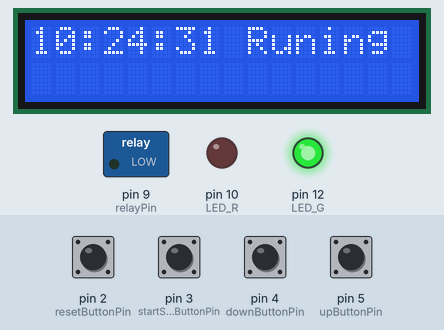
Simulated run of this sketch. Board: Arduino Uno, built with avr-gcc and run on an emulated ATmega328P. On the bench: 16×2 character LCD, switched loads named in the sketch (green lamp = pin HIGH), output pins drawn as LEDs (lit = HIGH). The inputs (shaded band) are chosen by the test bench; at power-on: pin 2 (resetButtonPin), pin 3 (startStopButtonPin), pin 4 (downButtonPin), pin 5 (upButtonPin) HIGH. The local clock reads 2024-03-15 10:24:30 at power-on unless the sketch sets it; what the sketch prints to the serial monitor is not drawn.

Above: at 1.2 s.
1.3 s: pin 2 (resetButtonPin) pulled LOW for 0.15 s
At 2.6 s:
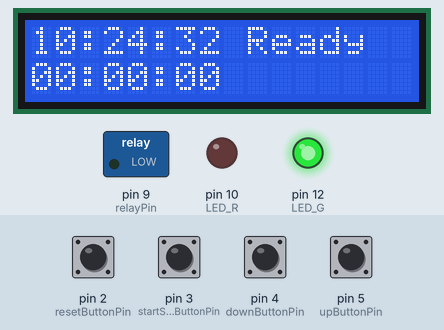
4.4 s: pin 2 (resetButtonPin) pulled LOW for 1 s
At 8.3 s:
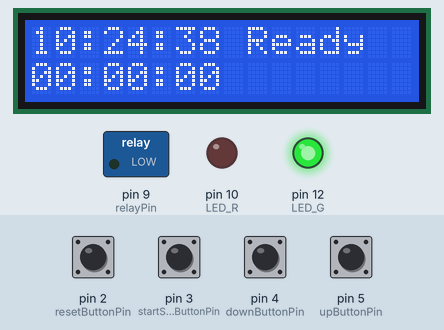
8.4 s: pin 3 (startStopButtonPin) pulled LOW for 1 s
At 10.8 s:
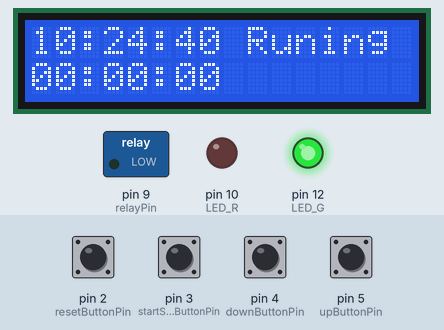
11.5 s: pin 3 (startStopButtonPin) pulled LOW for 1 s
At 13.8 s:
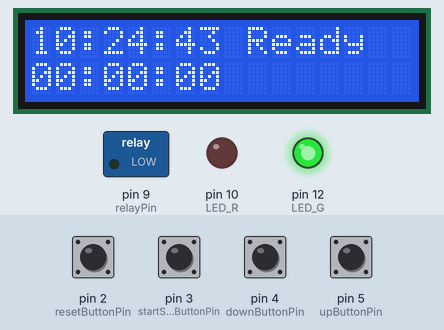
14.5 s: pin 3 (startStopButtonPin) pulsed LOW 5 times (0.12 s each, 0.3 s apart)
At 16.4 s:
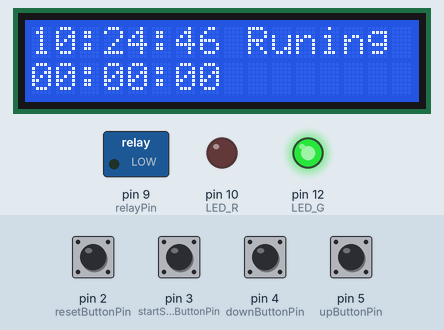
17.5 s: pin 3 (startStopButtonPin) pulsed LOW 5 times (0.12 s each, 0.3 s apart)
At 22.8 s:
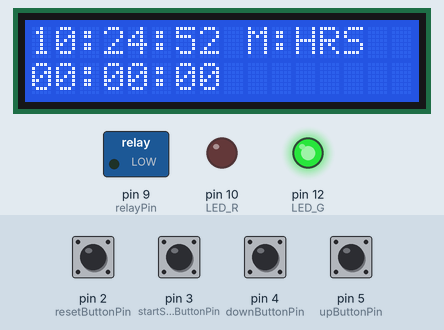
Timing chart, 0 to 23.0 s (numbered marks = the images above; inputs shaded):
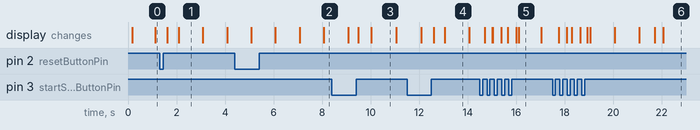

Measured:
- after the input at 1.3 s, the display: first changes after 0.33 s (image 1 shows a later state)
- after the input at 8.4 s, the display: first differs from a run without the input after 1.1 s (image 3 shows a later state)
- after the input at 11.5 s, the display: first differs from a run without the input after 1.1 s (image 4 shows a later state)
- after the input at 14.5 s, the display: first changes after 0.21 s (image 5 shows a later state)
- after the input at 17.5 s, the display: first changes after 0.26 s (image 6 shows a later state)
- what the display in image 1 shows lasts 1.0 s, from 2.1 s to 3.1 s
- what the display in image 5 shows lasts 0.9 s, from 16.1 s to 17.0 s

The sketch:

8_1_Timed_alarm_clock.ino
```cpp
/*****************************************************

 * This code applies to Cokoino Arduino Timer Alarm & Watering Kit
 * Through this link you can download the source code:
 * https://github.com/Cokoino/CKK0021
 * Company web site:
 * http://www.cokoino.com/

*****************************************************/
#include <LiquidCrystal_I2C.h>//Import I2C Library
LiquidCrystal_I2C lcd(0x27,16,2); // set the LCD address to 0x27 for a 16 chars and 2 line display
#include <DS1302.h>//Import DS1302 Library

//Connect DS1302 to Arduino UNO
const int RST   = 8;  // Chip Enable
const int DAT   = 6;  // Input/Output
const int CLK = 7;  // Serial Clock
DS1302 rtc(RST, DAT, CLK);

String dayAsString(const Time::Day day) {
  switch (day) {
    case Time::kSunday: return "Sunday";
    case Time::kMonday: return "Monday";
    case Time::kTuesday: return "Tuesday";
    case Time::kWednesday: return "Wednesday";
    case Time::kThursday: return "Thursday";
    case Time::kFriday: return "Friday";
    case Time::kSaturday: return "Saturday";
  }
  return "(unknown day)";
 }

// // Connect the module toArduino UNO
const int resetButtonPin = 2;
const int startStopButtonPin = 3;
const int downButtonPin = 4;
const int upButtonPin = 5;
const int relayPin = 9;
const int LED_R = 10;
const int buzzerpin = 11;
const int LED_G = 12;

// Introduce variables
int setMode = 0; //0:set hours, 1:set minutes，2：set seconds
int setupHours = 0;
int setupMinutes = 0;
int setupSeconds = 0;
int currentHours = 0;
int currentMinutes = 0;
int currentSeconds = 0;
bool flag = false;

int resetButtonState = LOW;
long resetButtonLongPressCounter = 0;
int startStopButtonState = LOW;
int upButtonState = LOW;
int downButtonState = LOW;
int resetButtonPrevState = LOW;
int startStopButtonPrevState = LOW;
int upButtonPrevState = LOW;
int downButtonPrevState = LOW;
bool resetButtonPressed = false;
bool resetButtonLongPressed = false;
bool startStopButtonPressed = false;
bool upButtonPressed = false;
bool downButtonPressed = false;

const int MODE_IDLE = 0;
const int MODE_SETUP = 1;
const int MODE_RUNNING = 2;
const int MODE_BUZZING = 3;

int currentMode = MODE_IDLE;    // 0=idle 1=setup 2=running 3=buzzing
                                // Power up --> idle
                                // Reset --> idle
                                //  Start/Stop --> start or stop counter
                                //  Up / Down --> NOP
                                // Reset (long press) --> enter setup
                                //   Start/Stop --> data select
                                //   Up --> increase current data value
                                //   Down --> decrease current data value
                                //   Reset --> exit setup (idle)

int dataSelection = 0;  // Currently selected data for edit (setup mode, changes with Start/Stop)
                        // 0=hours (00-23) 1=minutes (00-59) 2=seconds (00-59)

void setup() {
  Serial.begin(9600);
  // initialize the lcd
  lcd.init();
  lcd.backlight();
  lcd.clear();

  // initialize the DS1302
  rtc.halt(false);
  rtc.writeProtect(false);

  // Set the button as input
  pinMode(resetButtonPin, INPUT_PULLUP);
  pinMode(startStopButtonPin, INPUT_PULLUP);
  pinMode(upButtonPin, INPUT_PULLUP);
  pinMode(downButtonPin, INPUT_PULLUP);
  //Set relay and LED as outputs
  pinMode(relayPin, OUTPUT);
  pinMode(LED_R, OUTPUT);
  pinMode(LED_G, OUTPUT);
  //Set the green LED to turn on
  digitalWrite(LED_G,HIGH);
}

void printTime() {
  // Get the current time and date from the chip.
  Time t = rtc.time();

  // Name the day of the week.
  const String day = dayAsString(t.day);

  // Format the time and date and insert into the temporary buffer.
  char buf[50];
  snprintf(buf, sizeof(buf), "%s %04d-%02d-%02d %02d:%02d:%02d",
           day.c_str(),
           t.yr, t.mon, t.date,
           t.hr, t.min, t.sec);

  // Print the formatted string to serial so we can see the time.
  Serial.println(buf);
  lcd.setCursor(0, 0);//Display starting from the first row and first grid of 1602 LCD
  //Display real-time time
  if((t.hr) < 10) lcd.print("0");
  lcd.print(t.hr);
  lcd.print(":");
  if((t.min) < 10) lcd.print("0");
  lcd.print(t.min);
  lcd.print(":");
  if((t.sec) < 10) lcd.print("0");
  lcd.print(t.sec);
}
void alarm_clock(){
  Time t = rtc.time();// Read the current time
  startStopButtonPressed = false;
  upButtonPressed = false;
  downButtonPressed = false;
  resetButtonPressed = false;
  resetButtonLongPressed = false;
  resetButtonState = digitalRead(resetButtonPin);
  delay(20);
  if(resetButtonState != resetButtonPrevState)
  {
    resetButtonPressed = resetButtonState == HIGH;
    resetButtonPrevState = resetButtonState;
  }
  else  // Long press management...
  {
    if(resetButtonState == HIGH)
    {
      resetButtonLongPressCounter++;
      if(resetButtonLongPressCounter == 50)//Press and hold the reset button for 5 seconds
      {
        resetButtonPressed = false;
        resetButtonLongPressed = true;
        resetButtonLongPressCounter = 0;
      }
    }
    else
    {
      resetButtonLongPressCounter = 0;
      resetButtonPressed = false;
      resetButtonLongPressed = false;
    }
  }

  /*
   * Start/Stop button management
   */
  startStopButtonPressed = false;
  startStopButtonState = digitalRead(startStopButtonPin);
  delay(20);
  if(startStopButtonState != startStopButtonPrevState)
  {
    startStopButtonPressed = startStopButtonState == HIGH;
    startStopButtonPrevState = startStopButtonState;
  }

  /*
   * Down button management
   */
  downButtonPressed = false;
  downButtonState = digitalRead(downButtonPin);
  delay(20);
  if(downButtonState != downButtonPrevState)
  {
    downButtonPressed = downButtonState == HIGH;
    downButtonPrevState = downButtonState;
  }

  /*
   * Up button management
   */
  upButtonPressed = false;
  upButtonState = digitalRead(upButtonPin);
  delay(20);
  if(upButtonState != upButtonPrevState)
  {
    upButtonPressed = upButtonState == HIGH;
    upButtonPrevState = upButtonState;
  }

  /*
   * Mode management
   */
  switch(currentMode)
  {
    case MODE_IDLE:
      if(resetButtonPressed)
      {
        Reset();
      }
      if(resetButtonLongPressed)
      {
        currentMode = MODE_SETUP;
      }
      Serial.println(flag);
      if(startStopButtonPressed || flag)
      {
        currentMode = currentMode == MODE_IDLE ? MODE_RUNNING : MODE_IDLE;
        flag = false;
      }
      break;

    case MODE_SETUP:
      if(resetButtonPressed)
      {
        currentHours = setupHours;
        currentMinutes = setupMinutes;
        currentSeconds = setupSeconds;
        dataSelection = 0;
        currentMode = MODE_IDLE;
      }
      if(startStopButtonPressed)
      {
        // Select next data to adjust
        dataSelection++;
        if(dataSelection == 3)
        {
          dataSelection = 0;
        }
      }
      if(downButtonPressed)
      {
        switch(dataSelection)
        {
          case 0: // hours
            setupHours--;
            if(setupHours == -1)
            {
              setupHours = 23;
            }
            break;
          case 1: // minutes
            setupMinutes--;
            if(setupMinutes == -1)
            {
              setupMinutes = 59;
            }
            break;
          case 2: // seconds
            setupSeconds--;
            if(setupSeconds == -1)
            {
              setupSeconds = 59;
            }
            break;
        }
      }
      if(upButtonPressed)
      {
        switch(dataSelection)
        {
          case 0: // hours
            setupHours++;
            if(setupHours == 24)
            {
              setupHours = 0;
            }
            break;
          case 1: // minutes
            setupMinutes++;
            if(setupMinutes == 60)
            {
              setupMinutes = 0;
            }
            break;
          case 2: // seconds
            setupSeconds++;
            if(setupSeconds == 60)
            {
              setupSeconds = 0;
            }
            break;
        }
      }
      break;

    case MODE_RUNNING:
      if(startStopButtonPressed)
      {
        currentMode = MODE_IDLE;
      }
      if(resetButtonPressed)
      {
        Reset();
        currentMode = MODE_IDLE;
      }
      break;

    case MODE_BUZZING:
      if(resetButtonPressed || startStopButtonPressed || downButtonPressed || upButtonPressed)
      {
        currentMode = MODE_IDLE;
      }
      break;
  }

  /*
   * Time management
   */
  switch(currentMode)
  {
    case MODE_IDLE:
    case MODE_SETUP:
      // NOP
      break;
    case MODE_RUNNING:
      if(t.hr == setupHours && t.min == setupMinutes)//Set alarm time, hours and minutes
       {
        currentMode = MODE_BUZZING;//Enter buzzer working mode
         }
      break;
    case MODE_BUZZING:
      digitalWrite(LED_R,HIGH);//The red LED is on
      digitalWrite(LED_G,LOW);//The green LED is off
      //The buzzer sounds for one minute, and you can modify the parameters yourself to change the duration of the buzzer sound
      for(int i = 0;i < 30; i++)
      {
        tone(buzzerpin, 262);  //output the sound with frequency of 262Hz
        delay(250);   //delay in 250ms
        tone(buzzerpin, 294);;   //output the sound with frequency of 294Hz
        delay(250);   //delay in 250ms
        tone(buzzerpin, 330);
        delay(250);
        tone(buzzerpin, 349);
        delay(250);
        tone(buzzerpin, 392);
        delay(250);
        tone(buzzerpin, 440);
        delay(250);
        tone(buzzerpin, 494);
        delay(250);
        tone(buzzerpin, 532);
        delay(250);
        noTone(buzzerpin);   //stop sound output
      }
      digitalWrite(LED_R,LOW);//The red LED is off
      digitalWrite(LED_G,HIGH);//The green LED is on
      currentMode = MODE_IDLE;
      break;
  }

  /*
   * LCD management
   */
  //lcd.clear();
  lcd.setCursor(9, 0);
  switch(currentMode)
  {
    case MODE_IDLE:
      lcd.print("Ready  ");
      break;
    case MODE_SETUP:
      lcd.print("M:");
      switch(dataSelection)
      {
        case 0:
          lcd.print("HRS ");
          break;
        case 1:
          lcd.print("MINS");
          break;
        case 2:
          lcd.print("SECS");
          break;
      }
      break;
    case MODE_RUNNING:
      lcd.print("Runing ");
      break;
    case MODE_BUZZING:
      lcd.print("BUZZING");
      flag = true;
      break;
  }
lcd.setCursor(0, 1);
  switch(currentMode)
  {
    case MODE_IDLE:
      if(currentHours < 10) lcd.print("0");
      lcd.print(currentHours);
      lcd.print(":");
      if(currentMinutes < 10) lcd.print("0");
      lcd.print(currentMinutes);
      lcd.print(":");
      if(currentSeconds < 10) lcd.print("0");
      lcd.print(currentSeconds);
      break;
    case MODE_SETUP:
      lcd.setCursor(0, 1);
      if(setupHours < 10) lcd.print("0");
      lcd.print(setupHours);
      lcd.print(":");
      if(setupMinutes < 10) lcd.print("0");
      lcd.print(setupMinutes);
      lcd.print(":");
      if(setupSeconds < 10) lcd.print("0");
      lcd.print(setupSeconds);
      break;
  }

}

void Reset()
{
  currentMode = MODE_IDLE;
  currentHours = setupHours;
  currentMinutes = setupMinutes;
  currentSeconds = setupSeconds;
}

void loop()
 {
 printTime();
 alarm_clock();
}
```
